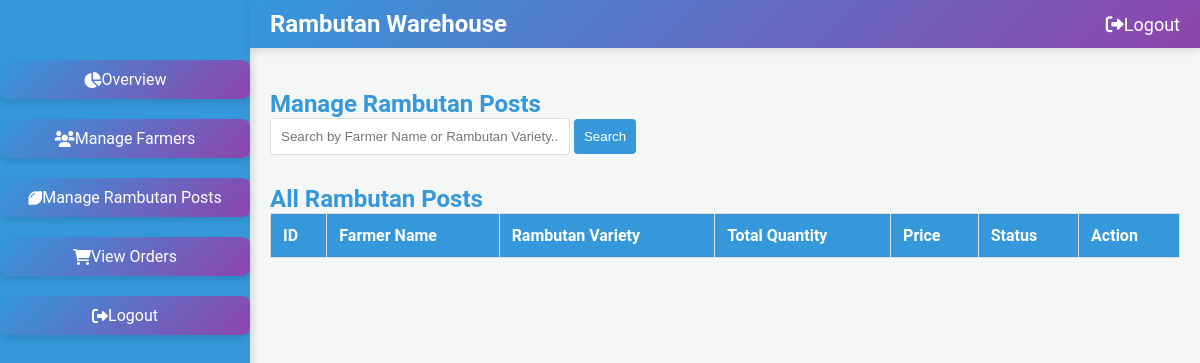
/rambutan/, run on an earlier commit of the app's database.
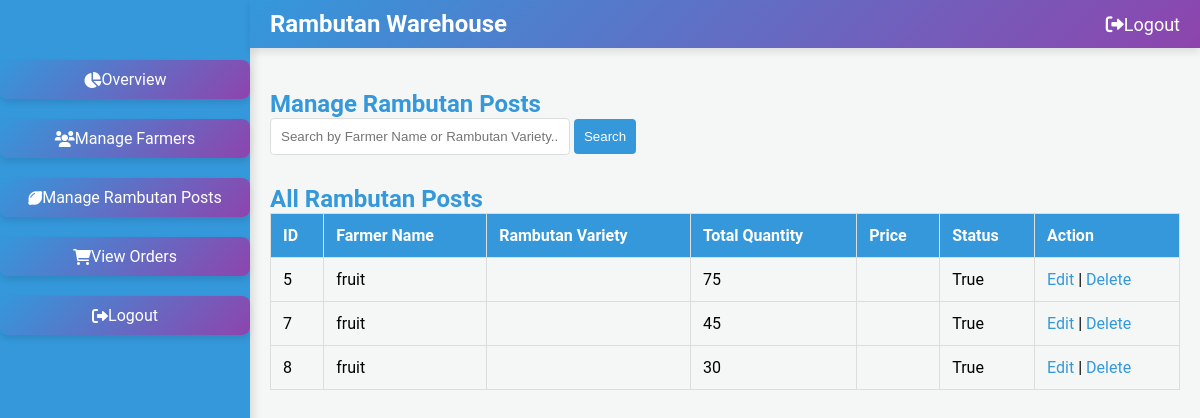
And on a later commit of the database.
### warehouse/models.py (models this page shows, shortened)
class RambutanPost(models.Model):
    farmer = models.ForeignKey('FarmerDetails', on_delete=models.CASCADE, related_name='rambutan_posts')
    PRODUCT_CHOICES = sorted([
        ('Binjai', 'Binjai'),
        ('Caesar', 'Caesar'),
        ('E35', 'E35'),
        ('Hg Deli Baling', 'Hg Deli Baling'),
        ('Jarum Emas', 'Jarum Emas'),
        ('Maharlika', 'Maharlika'),
        ('Malwana', 'Malwana'),
        ('Muar Gading', 'Muar Gading'),
        ('Rambutan N18', 'Rambutan N18'),
        ('Rongrien', 'Rongrien'),
        ('School Boy', 'School Boy'),
        ('other', 'Other')  # 'Other' option placed last
    ], key=lambda x: (x[0] != 'other', x[0]))  # Ensures 'Other' is last
    product = models.CharField(max_length=255, choices=PRODUCT_CHOICES)
    CATEGORY_CHOICES = [
        ('fresh_fruit', 'Fresh Fruit'),
        ('juice', 'Juice'),
        ('pickle', 'Pickle'),
        ('wine', 'Wine'),
    ]
    category = models.CharField(max_length=20, choices=CATEGORY_CHOICES)
    quantity_type = models.CharField(max_length=10, choices=[('kg', 'Kilograms'), ('L', 'Litres')])
    quantity = models.PositiveIntegerField(default=1)
    quantity_left = models.PositiveIntegerField(default=0)
    price = models.DecimalField(max_digits=10, decimal_places=2)
    image = models.ImageField(upload_to='rambutan_images/')
    description = models.TextField()
    created_at = models.DateTimeField(auto_now_add=True)
    is_available = models.BooleanField(default=True)

class FarmerDetails(models.Model):
    MOBILE_NUMBER_PATTERN = '^[6-9]\d{9}$'
    AADHAR_NUMBER_PATTERN = '^\d{12}$'
    ACCOUNT_NUMBER_PATTERN = '^\d{9,18}$'
    IFSC_CODE_PATTERN = '^[A-Z]{4}0[A-Z0-9]{6}$'
    user = models.OneToOneField(Registeruser, on_delete=models.CASCADE, related_name='farmerdetails')
    address = models.TextField()
    mobile_number = models.CharField(max_length=10)
    location = models.CharField(max_length=255)
    aadhar_number = models.CharField(max_length=12)
    bank_name = models.CharField(max_length=255)
    account_number = models.CharField(max_length=18)
    ifsc_code = models.CharField(max_length=11)

class Registeruser(AbstractUser):
    username = models.EmailField(unique=True)
    name = models.CharField(max_length=50,default='noname')
    contact = models.CharField(max_length=250, blank=True)
    address = models.CharField(max_length=250, blank=True)
    place = models.CharField(max_length=100, blank=True)
    role = models.CharField(max_length=10, choices=ROLE_CHOICES)
    groups = models.ManyToManyField(
        Group,
        related_name='registeruser_set',  # Custom related_name
        blank=True,
        help_text='The groups this user belongs to. A user will get all permissions granted to each of their groups.'
    )
    user_permissions = models.ManyToManyField(
        Permission,
        related_name='registeruser_set',  # Custom related_name
        blank=True,
        help_text='Specific permissions for this user.'
    )

### warehouse/views.py (the view)
# urls.py: path('rambutan/', views.manage_rambutan_posts, name='manage_rambutan_posts'),
def manage_rambutan_posts(request):
    query = request.GET.get('search', '')
    if query:
        rambutan_posts = RambutanPost.objects.filter(
            Q(farmer__user__name__icontains=query) | Q(tree_variety__name__icontains=query)
        )
    else:
        rambutan_posts = RambutanPost.objects.all()
    context = {
        'rambutan_posts': rambutan_posts
    }
    return render(request, 'manage_rambutan_posts.html', context)

### warehouse/templates/manage_rambutan_posts.html (shortened to what this page needs)
{% load static %}
<!DOCTYPE html>
<html lang="en">
<head>
    <link rel="stylesheet" href="https://cdnjs.cloudflare.com/ajax/libs/font-awesome/6.0.0-beta3/css/all.min.css">
   <link href="https://cdn.jsdelivr.net/npm/sweetalert2@11/dist/sweetalert2.min.css" rel="stylesheet">
   <link rel="stylesheet" href="{%static 'css/admin_manage_post.css' %}">
</head>
<body>
    <div class="sidebar">
        <ul>
            <li><a href="{% url 'admin_dashboard' %}"><i class="fas fa-chart-pie"></i> Overview</a></li>
            <li><a href="{% url 'manage_farmers' %}"><i class="fas fa-users"></i> Manage Farmers</a></li>
            <li><a href="{% url 'manage_rambutan_posts' %}"><i class="fas fa-lemon"></i> Manage Rambutan Posts</a></li>
            <li><a href="{% url 'view_orders' %}"><i class="fas fa-shopping-cart"></i> View Orders</a></li>
            <li><a href="{% url 'logout' %}"><i class="fas fa-sign-out-alt"></i> Logout</a></li>
        </ul>
    </div>
    <div class="top-navbar">
        <div class="logo">
            <span class="logo-text">Rambutan Warehouse</span>
        </div>
        <ul>
            <li><a href="{% url 'logout' %}"><i class="fas fa-sign-out-alt"></i> Logout</a></li>
        </ul>
    </div>
    <div class="main">
        <h2>Manage Rambutan Posts</h2>
        <div class="search-container">
            <form method="GET" action="">
                <input type="text" name="search" placeholder="Search by Farmer Name or Rambutan Variety...">
                <button type="submit">Search</button>
            </form>
        </div>
        <div class="table-container">
            <h2>All Rambutan Posts</h2>
            <table>
                <tr>
                    <th>ID</th>
                    <th>Farmer Name</th>
                    <th>Rambutan Variety</th>
                    <th>Total Quantity</th>
                    <th>Price</th>
                    <th>Status</th>
                    <th>Action</th>
                </tr>
                {% for post in rambutan_posts %}
                <tr>
                    <td>{{ post.id }}</td>
                    <td>{{ post.farmer.user.name }}</td>
                    <td>{{ post.variety }}</td>
                    <td>{{ post.quantity }}</td>
                    <td>{{ post.price_per_kg }}</td>
                    <td>{{ post.is_available }}</td>
                    <td>
                        <a href="{% url 'edit_rambutan_post' post.id %}">Edit</a> |
                        <a href="{% url 'delete_rambutan_post' post.id %}">Delete</a>
                    </td>
                </tr>
                {% endfor %}
            </table>
        </div>
    </div>
</body>
</html>

What changed in the data, as far as the page shows it:
added RambutanPost: id "5", farmer.user.name "fruit", quantity "75", is_available "True"
added RambutanPost: id "7", farmer.user.name "fruit", quantity "45", is_available "True"
added RambutanPost: id "8", farmer.user.name "fruit", quantity "30", is_available "True"
